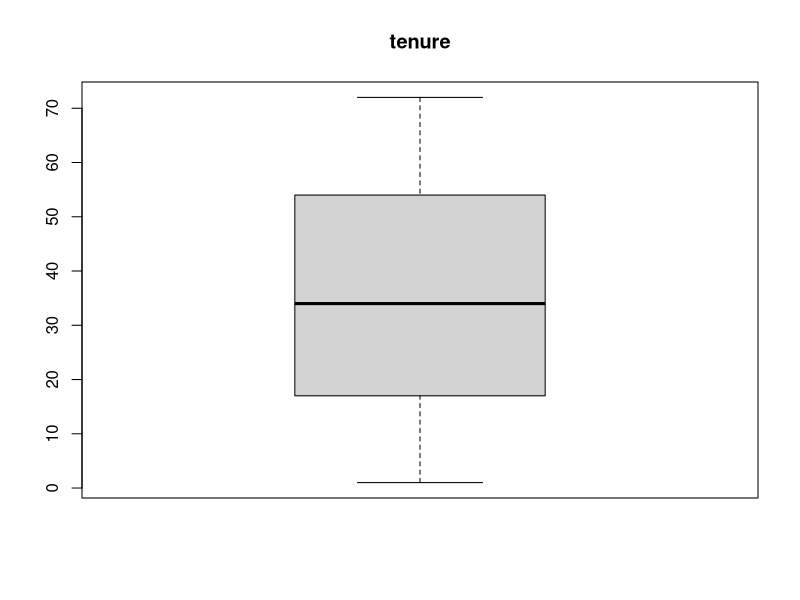
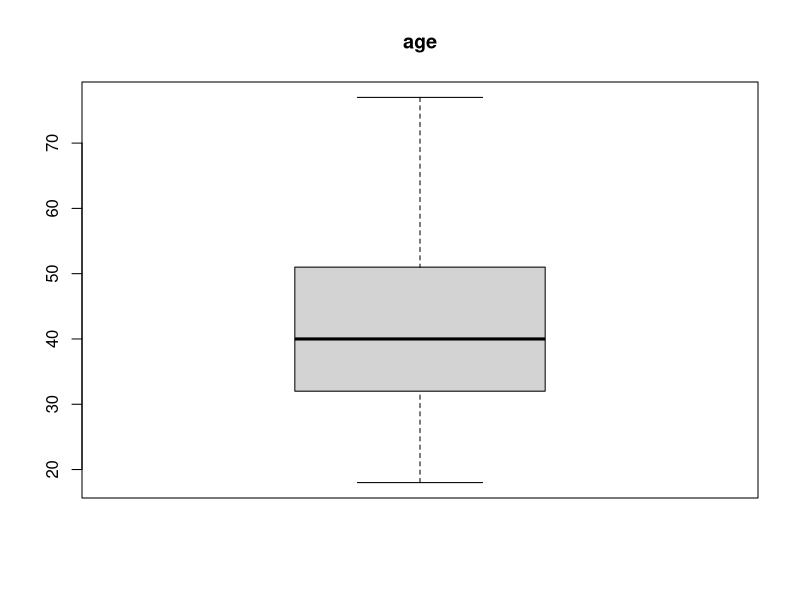
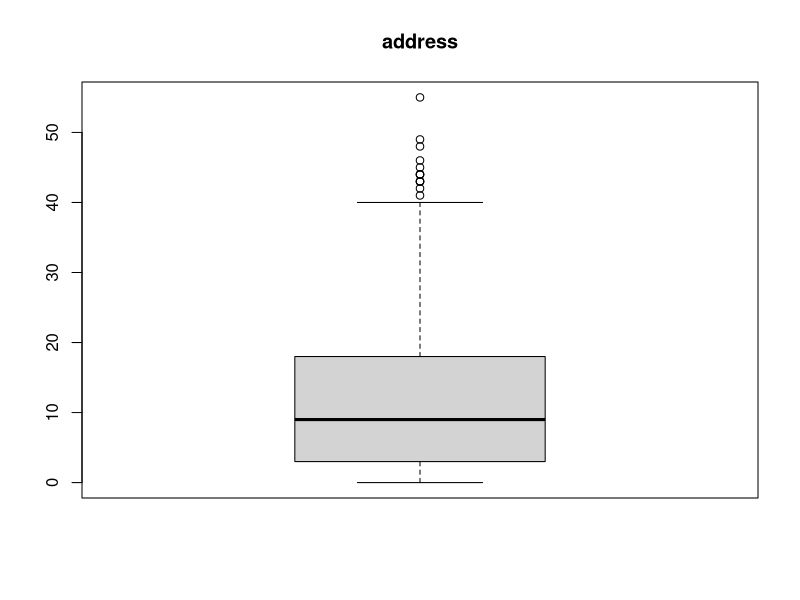
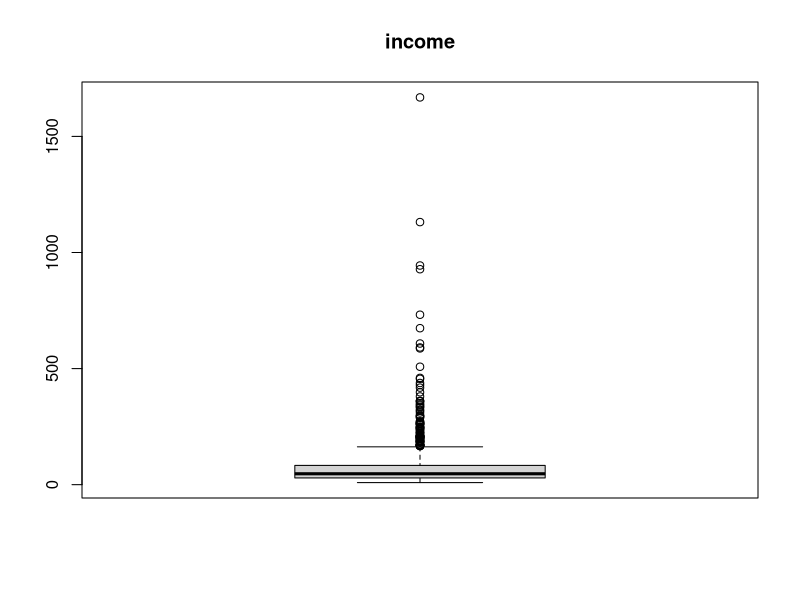
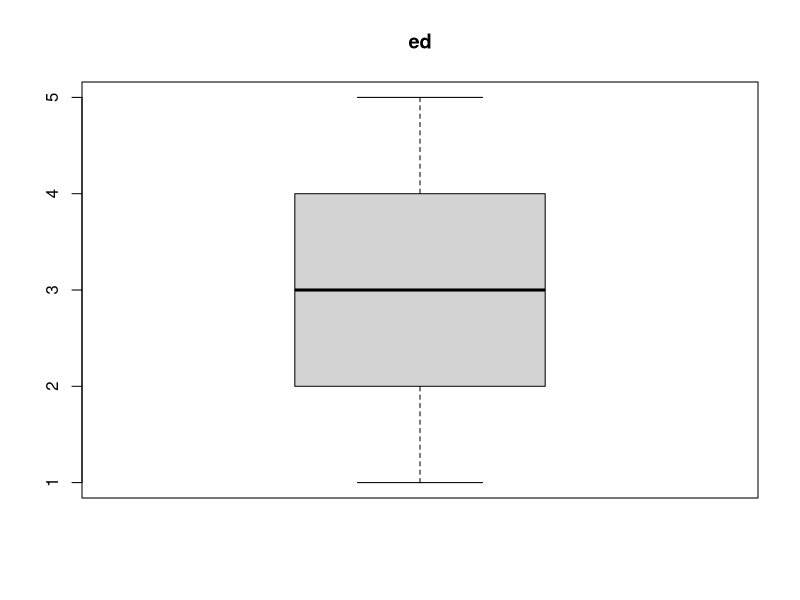
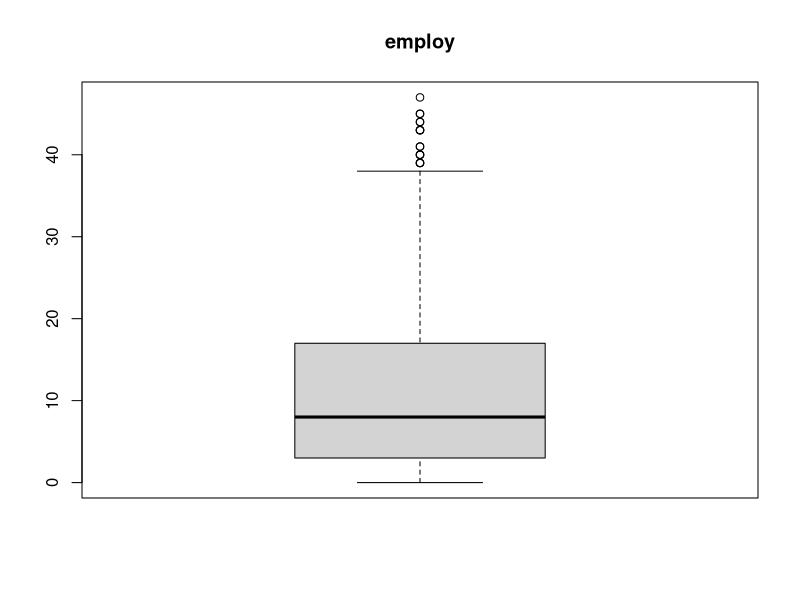
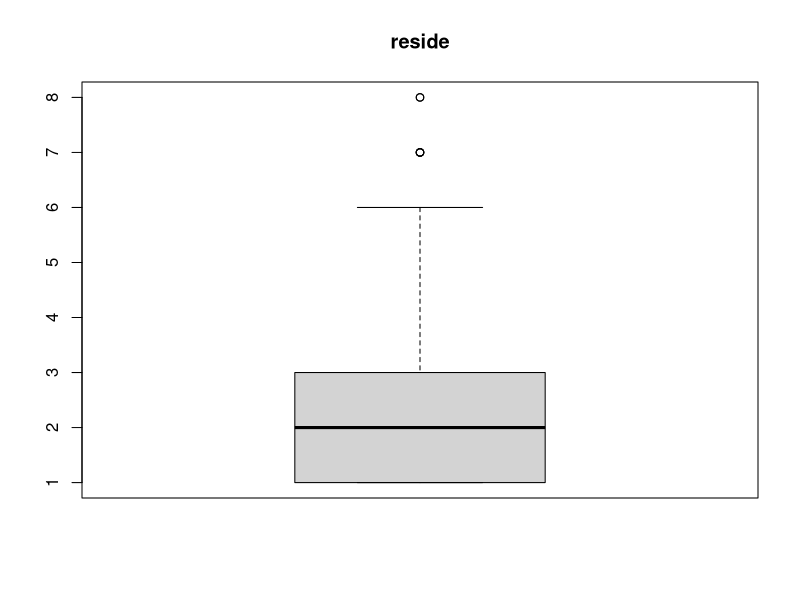
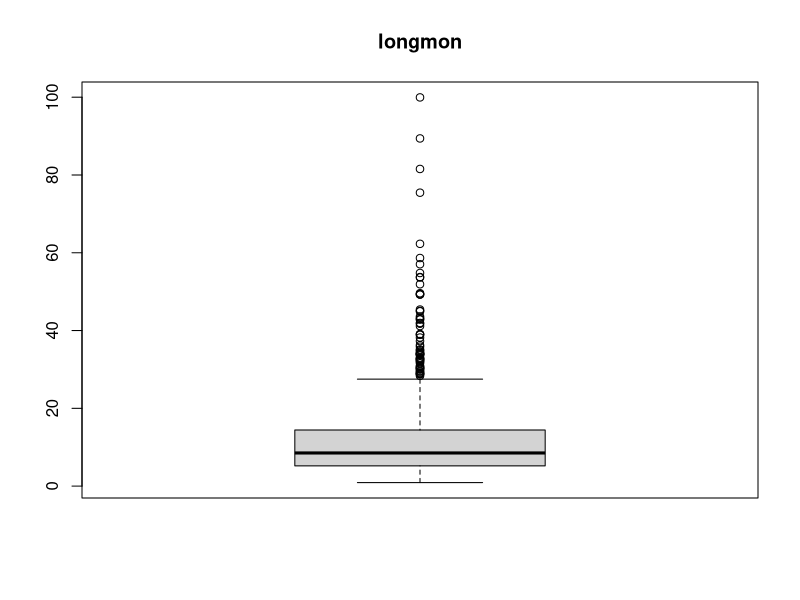

The R source for these figures, in order: (Note: this script raises an error after producing the figures.)
## ---- chunk 1
knitr::opts_chunk$set(echo = TRUE)
## ---- chunk 2

data <- read.csv("teleco.txt", header = TRUE, sep = "\t")
#print(tail(data))
## ---- chunk 3
library(Hmisc)
library(dplyr)
library(ggpubr)
details <- describe(data) 
details
## ---- chunk 4
for(i in 1:ncol(data)){
  data[is.na(data[,i]), i] <- mean(data[,i], na.rm = TRUE)
}
print(describe(data))
## ---- chunk 5
#for (col in 2:ncol(data)) {
 #   hist(data[,col], main=paste(colnames(data[col]), sep = ""))
#}
for (col in 2:(ncol(data)-1)) {
    if(max(data[col]) > 1){
    boxplot(data[,col], main=paste(colnames(data[col]), sep = ""))}
}
## ---- chunk 6
library(Hmisc)
library(dplyr)
library(ggpubr)
#shapiro.test(data$churn)
## ---- chunk 7

for (col in 2:(ncol(data)-1)) {
    if(max(data[col]) > 1){
    scaled_data <- scale(data[,col], center = TRUE, scale = TRUE)
    #gghistogram(scaled_data)
    hist(scaled_data, breaks =50, main=paste(colnames(data[col]), sep = ""))
    # Normality check
    #print(colnames(data[col]))
    #print(shapiro.test(scaled_data))
}
}
## ---- chunk 8
ggdensity()
## ---- chunk 9
library(psych)
pca <- principal(data, nfactors = 4, residuals = FALSE, rotate="none", scores=TRUE)
pca
#pca$values
#plot(pca$values, type = "b")
